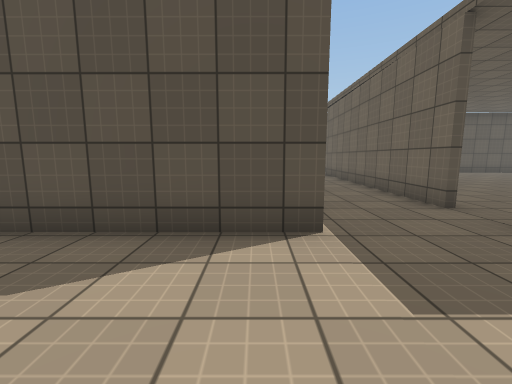
view 1 (above)

17 first-person views from a walk through a 3-D level made in the Unity game engine. The camera is 1.2 m above the floor, tilts 8° down and sees 90° across. The floor is counted in squares, 1.19 m on a side. Each view is taken from the middle of a square. On the plan, view 1 faces up. The plan holds only what a view shows up to about 11 squares ahead; the rest is blank. The place goes on beyond the plan. The player is left out. Surface patterns are stand-ins for the level's own textures.

view 2
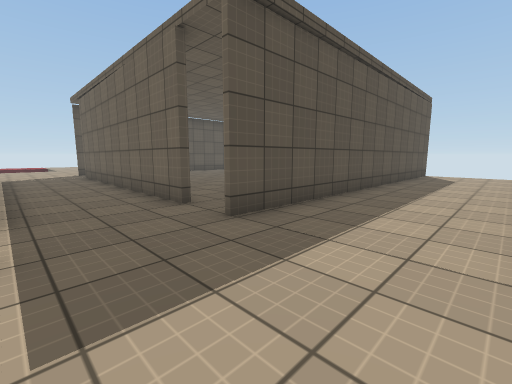

view 3
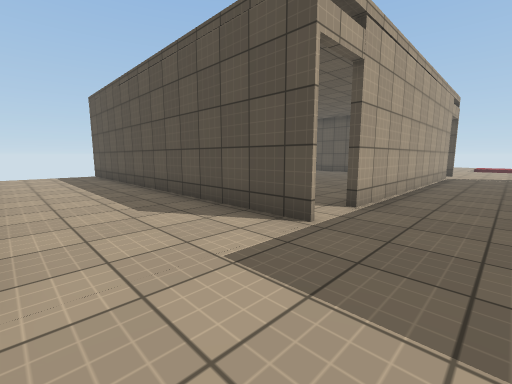

view 4
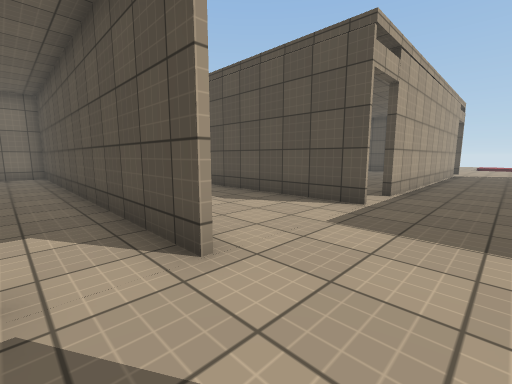

view 5
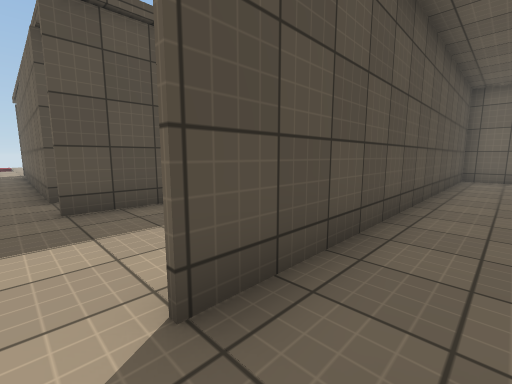

view 6
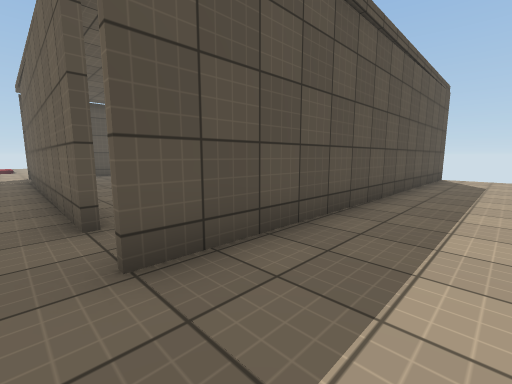

view 7
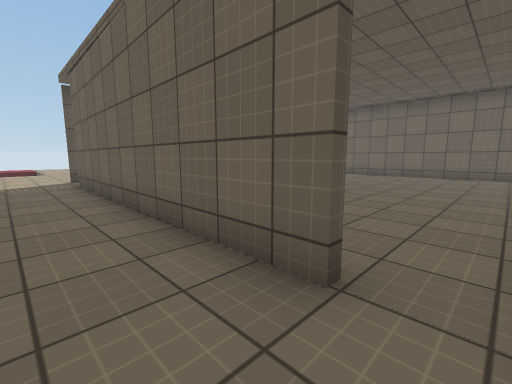

view 8
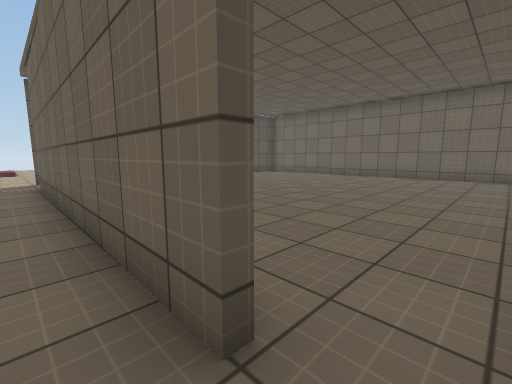

view 9
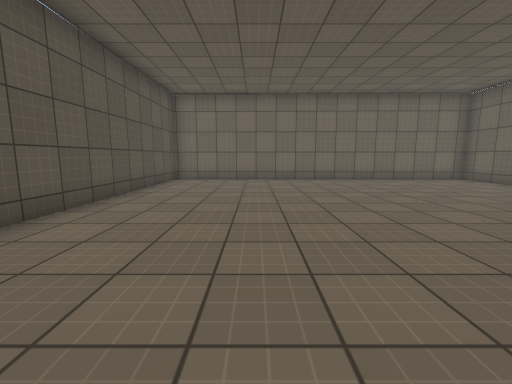

view 10
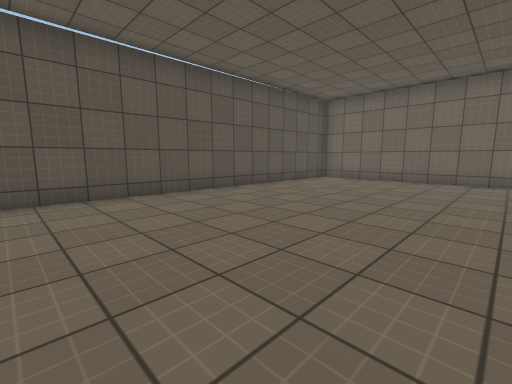

view 11
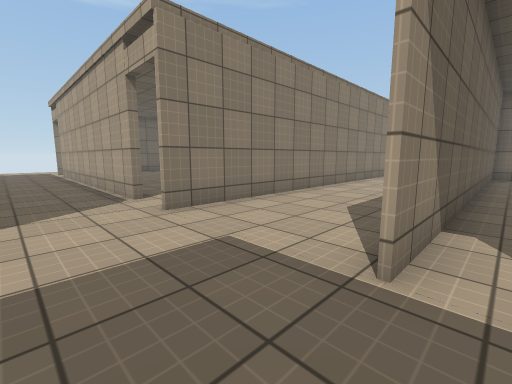

view 12
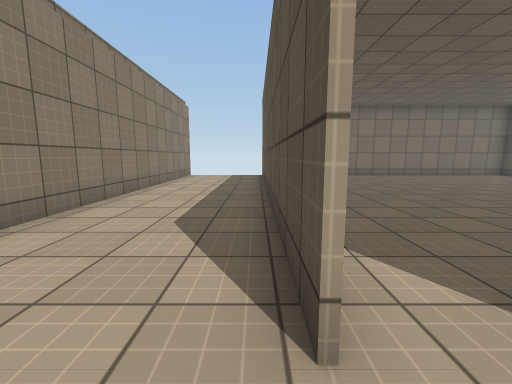

view 13
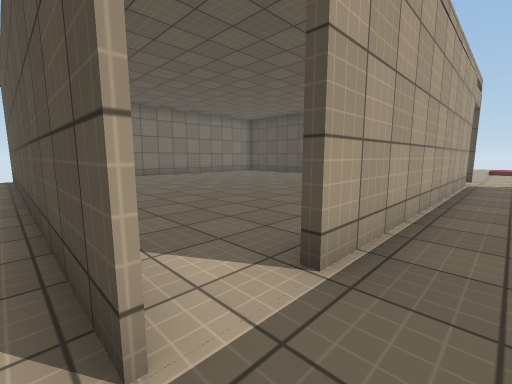

view 14
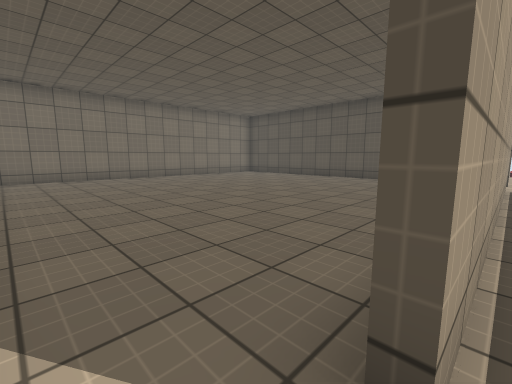

view 15
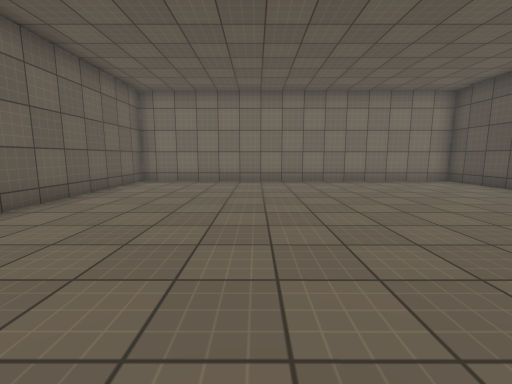

view 16
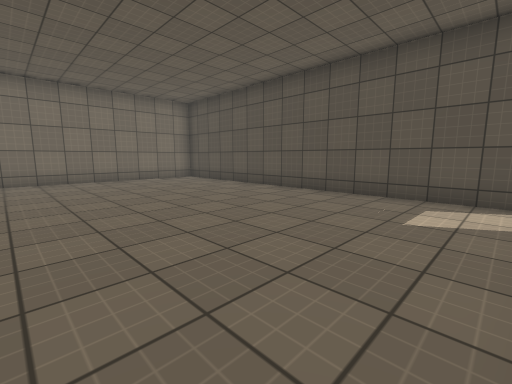

view 17
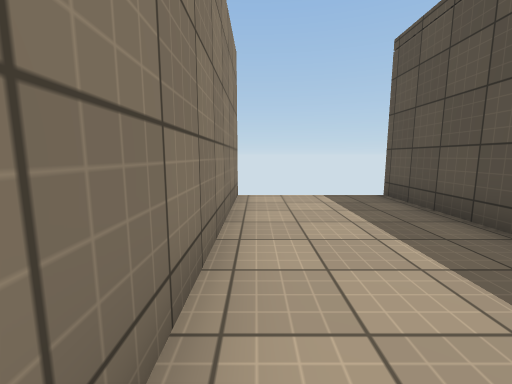

### Floor plan
Key: @ floor where view 1 was taken; # wall or solid block; x gap in a wall; . floor.
Columns run from 12 left of view 1 to 16 right of it. Each row starts with its distance up from view 1.
 19               ..
 18               ...
 17              ....
 16 #############...############
 15 #.......................... #
 14 #............#..#...........#
 13 #............#..#...........#
 12 #............#..#...........#
 11 #............#..#...........#
 10 #............#..#...........#
  9 #............#..#...........#
  8 #............#..#...........#
  7 #............#..#...........#
  6 #............#..#...........#
  5 #............#..#...........#
  4 #...........................#
  3 #############...#############
  2  ............................
  1  ............................
  0  ...........@................
 -1 ##############..#############
 -2 #............x..x...........#
 -3             .#..
 -4             .#..
 -5              #..
 -6              #..
 -7              #..
 -8              #..
 -9              #..
-10              #..

Where each view was taken, in squares from view 1:
view 1: 0 up, 0 right, facing up
view 2: 0 up, 1 right, facing up-right
view 3: 0 up, 3 right, facing up-left
view 4: 2 down, 3 right, facing up-left
view 5: 2 down, 3 right, facing up-right
view 6: 1 up, 3 right, facing up-right
view 7: 4 up, 2 right, facing up-right
view 8: 4 up, 3 right, facing up-right
view 9: 12 up, 5 right, facing right
view 10: 9 up, 5 right, facing up-right
view 11: 4 up, 3 right, facing down-left
view 12: 3 up, 2 right, facing left
view 13: 3 up, 2 right, facing up-left
view 14: 4 up, 1 right, facing up-left
view 15: 8 up, 1 left, facing left
view 16: 9 up, 0 right, facing up-left
view 17: 0 up, 5 left, facing left
